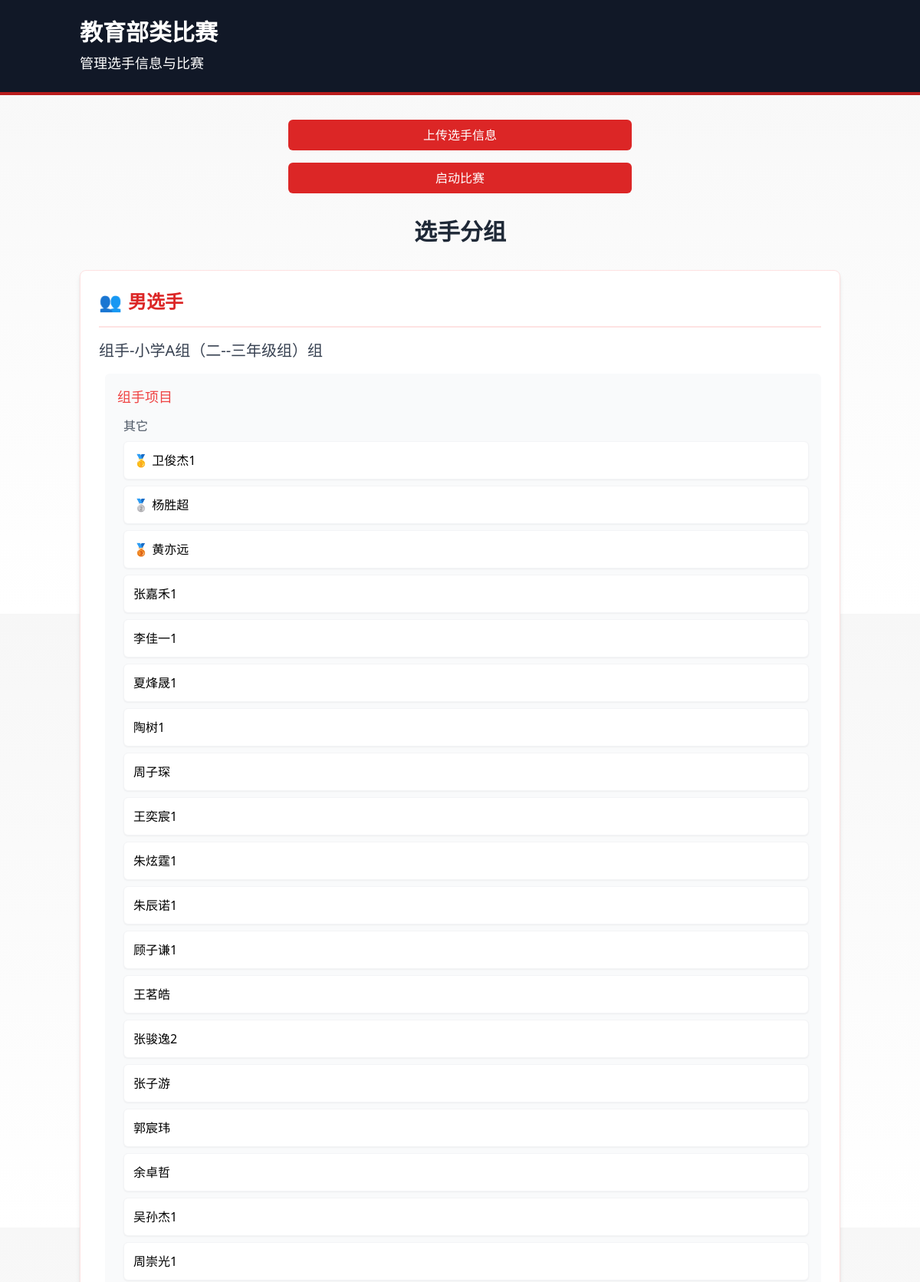
The app's page /school (upper part) with its own data.
### app.py (models this page shows)
class AthStu(db.Model):
    __tablename__ = 'ath_stu'
    id = db.Column(db.Integer, primary_key=True)
    name = db.Column(db.String(100), nullable=False)
    gender = db.Column(db.String(10), nullable=False)
    birth = db.Column(db.Date, nullable=False)
    group = db.Column(db.String(50), nullable=False)
    program = db.Column(db.String(50), nullable=False)
    school = db.Column(db.String(100))
    district = db.Column(db.String(50))
    emergency_phone_call = db.Column(db.String(20), nullable=False)
    win_num = db.Column(db.Integer, default=0)

### app.py (the view)
@app.route('/school')
def school():
    groups = categorize_players()
    return render_template('school.html', groups=groups)

### templates/school.html (shortened to what this page needs)
<!DOCTYPE html>
<html lang="zh-CN">
<head>
    <script src="https://cdn.tailwindcss.com"></script>
</head>
<body class="flex flex-col">
    <header class="karate-header bg-gray-900 text-white py-6">
        <div class="container mx-auto px-4">
            <h1 class="text-3xl font-bold">教育部类比赛</h1>
            <p class="mt-2 text-lg">管理选手信息与比赛</p>
        </div>
    </header>
    <main class="flex-grow container mx-auto px-4 py-8">
        <div class="max-w-md mx-auto space-y-4 mb-8">
            <a href="{{ url_for('upload') }}"
               class="block w-full bg-red-600 text-white py-2 px-4 rounded-md text-center hover:bg-red-700 transition">
                上传选手信息
            </a>
            <a href="{{ url_for('stu_generate_matching') }}"
               class="block w-full bg-red-600 text-white py-2 px-4 rounded-md text-center hover:bg-red-700 transition">
                启动比赛
            </a>
        </div>
        {% if groups %}
        <div class="space-y-8">
            <h2 class="text-3xl font-bold text-gray-800 text-center">选手分组</h2>
            <div class="space-y-8">
                {% for gender, groups in groups['students'].items() %}
                <div class="group-card bg-white rounded-lg shadow-md p-6 border border-red-100">
                    <h3 class="text-2xl font-semibold text-red-600 mb-4">
                        <span class="mr-2">👥</span>{{ gender }}选手
                    </h3>
                    <div class="divider mb-4"></div>
                    {% for group_name, programs in groups.items() %}
                    <div class="mb-6">
                        <h4 class="text-xl font-medium text-gray-700 mb-3">{{ group_name }}组</h4>
                        {% for program_type, subgroups in programs.items() %}
                        <div class="ml-2 mt-4 bg-gray-50 rounded-md p-4">
                            <h5 class="text-lg font-medium text-red-500 mb-2">{{ program_type }}项目</h5>
                            {% for subgroup_name, players in subgroups.items() %}
                            <div class="ml-2 mt-3">
                                <h6 class="text-md font-medium text-gray-600 mb-2">{{ subgroup_name }}</h6>
                                <ul class="space-y-2">
                                    {% for player in players %}
                                    <li class="player-item bg-white p-3 rounded-md shadow-sm border border-gray-100 hover:bg-red-50 cursor-pointer"
                                        onclick="showPlayerDetails('{{ player.id }}')">
                                        {% if loop.index == 1 %}🥇 {% endif %}
                                        {% if loop.index == 2 %}🥈 {% endif %}
                                        {% if loop.index == 3 %}🥉 {% endif %}
                                        {{ player.name }}
                                    </li>
                                    {% endfor %}
                                </ul>
                            </div>
                            {% endfor %}
                        </div>
                        {% endfor %}
                    </div>
                    {% endfor %}
                </div>
                {% endfor %}
            </div>
        </div>
        {% else %}
        <div class="text-center py-8">
            <p class="text-lg text-gray-600">暂无选手分组信息，请上传选手数据。</p>
        </div>
        {% endif %}
    </main>
</body>
</html>

### templates/school.html (style rules this page uses)
body { background: linear-gradient(to bottom, #f7f7f7, #ffffff); min-height: 100vh; }
.karate-header { border-bottom: 4px solid #b91c1c; }
.group-card { transition: transform 0.2s ease-in-out; }
.divider { border-top: 2px solid #fee2e2; }
.player-item { transition: background-color 0.2s ease; }

### records on screen
AthStu: group "组手-小学A组（二--三年级组）", programs "组手", subgroups "其它", name "卫俊杰1"
AthStu: name "杨胜超"
AthStu: name "黄亦远"
AthStu: name "张嘉禾1"
AthStu: name "李佳一1"
AthStu: name "夏烽晟1"
AthStu: name "陶树1"
AthStu: name "周子琛"
AthStu: name "王奕宸1"
AthStu: name "朱炫霆1"
AthStu: name "朱辰诺1"
AthStu: name "顾子谦1"
AthStu: name "王茗皓"
AthStu: name "张骏逸2"
AthStu: name "张子游"
AthStu: name "郭宸玮"
AthStu: name "余卓哲"
AthStu: name "吴孙杰1"
AthStu: name "周崇光1"

### other values on screen
{{ gender }} "男"
